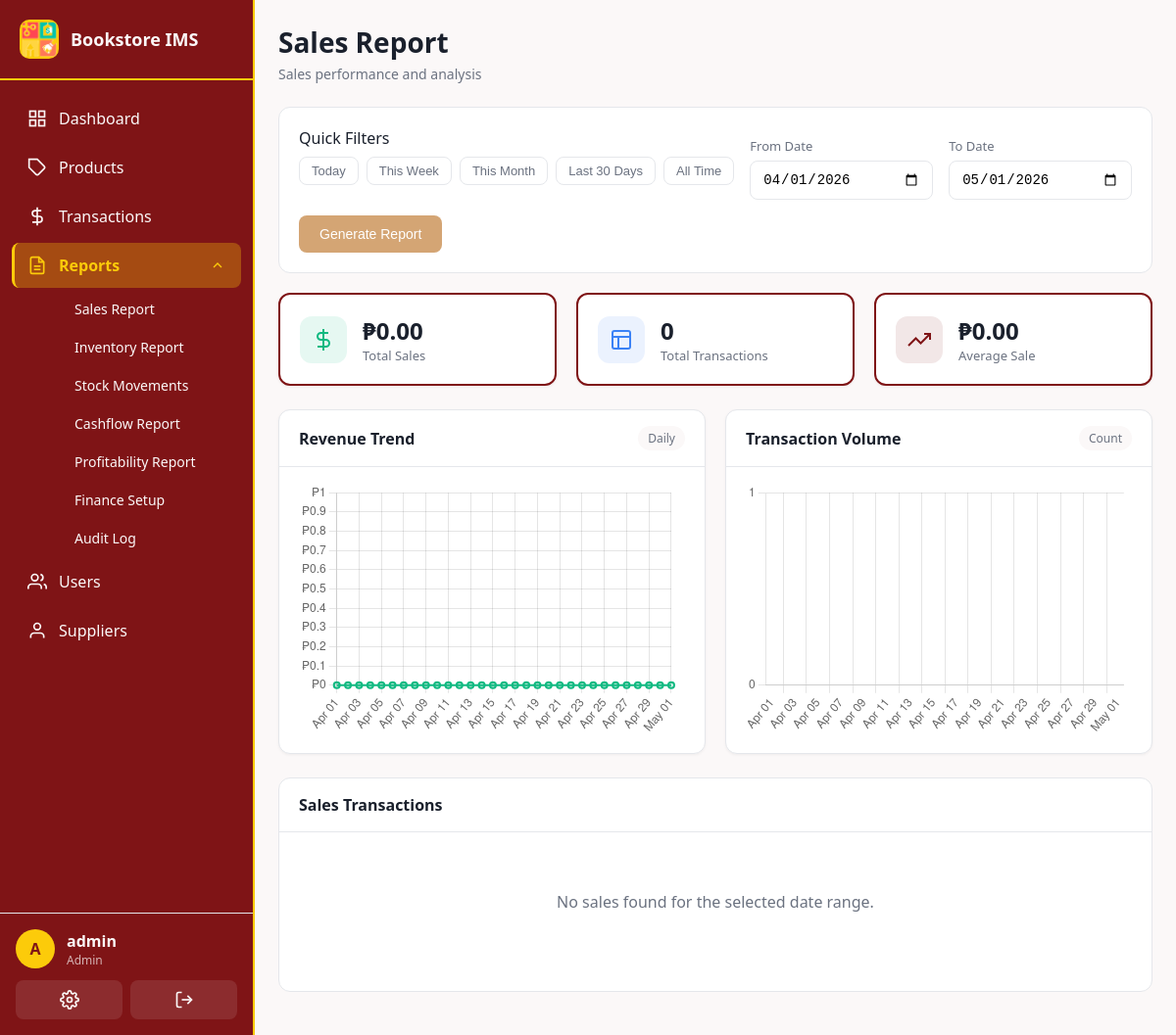
Page /reports/sales (signed in) on the earlier database version.
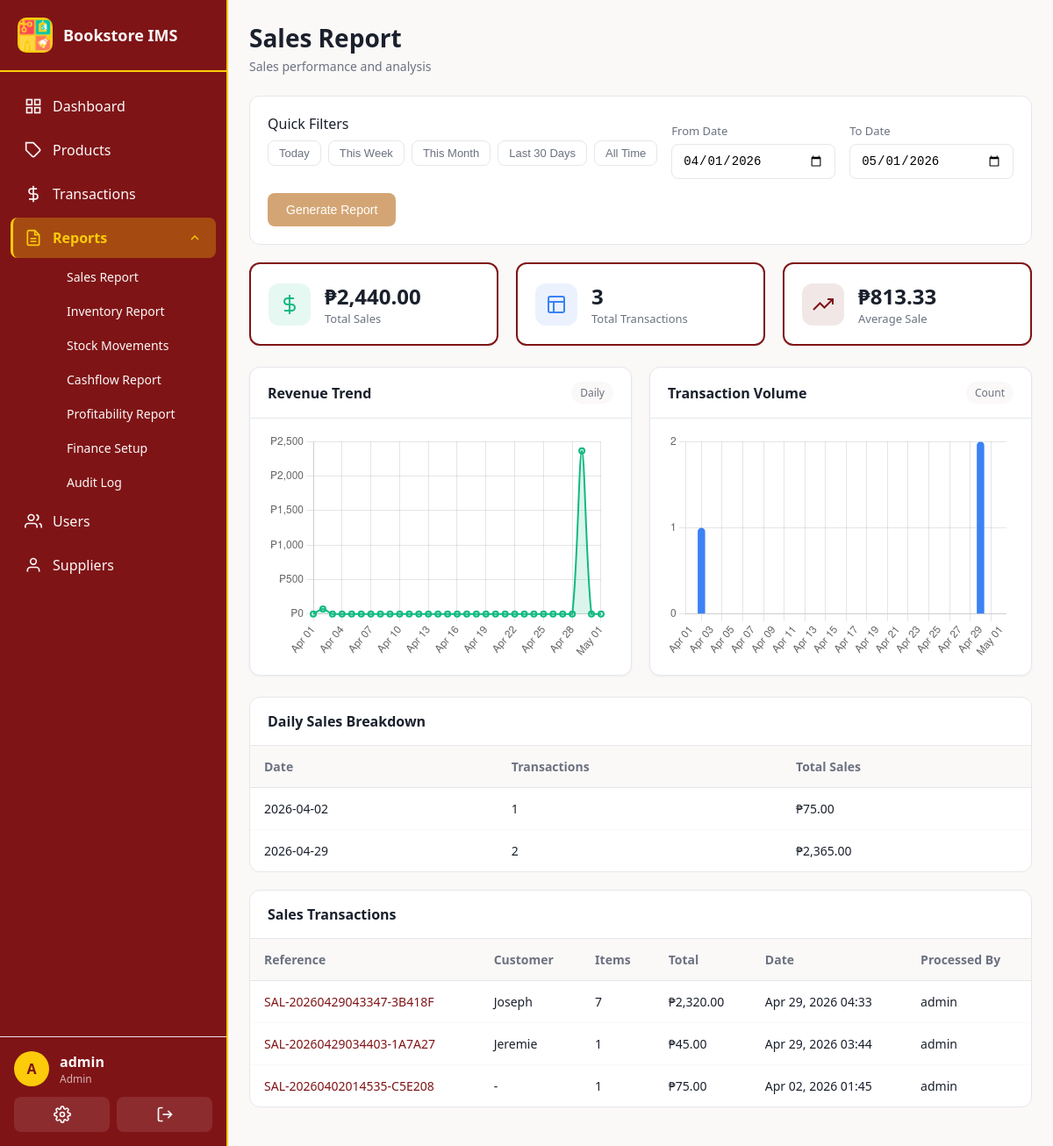
Same page on the later database version.
### app/models.py (models this page shows, shortened)
class Transaction(db.Model):
    __tablename__ = 'transactions'
    id = db.Column(db.Integer, primary_key=True)
    transaction_type = db.Column(db.String(20), nullable=False)  # 'sale' or 'purchase'
    reference_number = db.Column(db.String(50), unique=True, nullable=False)
    user_id = db.Column(db.Integer, db.ForeignKey('users.id'), nullable=False)
    subtotal = db.Column(db.Float, nullable=False, default=0.0)
    tax = db.Column(db.Float, nullable=False, default=0.0)
    discount = db.Column(db.Float, nullable=False, default=0.0)
    total = db.Column(db.Float, nullable=False, default=0.0)
    supplier_id = db.Column(db.Integer, db.ForeignKey('suppliers.id'), nullable=True)
    customer_name = db.Column(db.String(200))
    notes = db.Column(db.Text)
    created_at = db.Column(db.DateTime, default=utc_now)
    items = db.relationship('TransactionItem', backref='transaction', lazy='dynamic', cascade='all, delete-orphan')
    cash_entries = db.relationship('CashLedger', backref='transaction', lazy='dynamic')

class User(UserMixin, db.Model):
    __tablename__ = 'users'
    id = db.Column(db.Integer, primary_key=True)
    username = db.Column(db.String(80), unique=True, nullable=False, index=True)
    email = db.Column(db.String(120), unique=True, nullable=False)
    password_hash = db.Column(db.String(256), nullable=False)
    role = db.Column(db.String(20), nullable=False, default=Role.STAFF)
    is_active = db.Column(db.Boolean, default=True)
    created_at = db.Column(db.DateTime, default=utc_now)
    last_login = db.Column(db.DateTime)
    transactions = db.relationship('Transaction', backref='user', lazy='dynamic')
    audit_logs = db.relationship('AuditLog', backref='user', lazy='dynamic')
    cash_ledger_entries = db.relationship('CashLedger', backref='user', lazy='dynamic')
    def is_admin(self):
        return self.role == Role.ADMIN

### app/routes/reports.py (the view)
@reports_bp.route('/sales')
@login_required
def sales_report():
    date_from = request.args.get('date_from')
    date_to = request.args.get('date_to')
    if not date_from:
        date_from = (datetime.now(UTC) - timedelta(days=30)).strftime('%Y-%m-%d')
    if not date_to:
        date_to = datetime.now(UTC).strftime('%Y-%m-%d')
    try:
        start_date = datetime.strptime(date_from, '%Y-%m-%d')
        end_date = datetime.strptime(date_to, '%Y-%m-%d')
        end_date = datetime.combine(end_date.date(), datetime.max.time())
    except ValueError:
        start_date = datetime.now(UTC) - timedelta(days=30)
        end_date = datetime.now(UTC)
    sales = Transaction.query.filter(
        Transaction.transaction_type == 'sale',
        Transaction.created_at >= start_date,
        Transaction.created_at <= end_date
    ).order_by(Transaction.created_at.desc()).all()
    total_sales = sum(s.total for s in sales)
    total_transactions = len(sales)
    daily_sales = db.session.query(
        func.date(Transaction.created_at).label('date'),
        func.sum(Transaction.total).label('total'),
        func.count(Transaction.id).label('count')
    ).filter(
        Transaction.transaction_type == 'sale',
        Transaction.created_at >= start_date,
        Transaction.created_at <= end_date
    ).group_by(func.date(Transaction.created_at)).all()
    daily_sales_map = {}
    for row in daily_sales:
        row_key = row.date.isoformat() if hasattr(row.date, 'isoformat') else str(row.date)
        daily_sales_map[row_key] = {
            'total': float(row.total or 0),
            'count': int(row.count or 0),
        }
    sales_chart_labels = []
    sales_chart_totals = []
    sales_chart_counts = []
    current_day = start_date.date()
    end_day = end_date.date()
    while current_day <= end_day:
        day_key = current_day.isoformat()
        day_data = daily_sales_map.get(day_key, {'total': 0.0, 'count': 0})
        sales_chart_labels.append(current_day.strftime('%b %d'))
        sales_chart_totals.append(round(day_data['total'], 2))
        sales_chart_counts.append(day_data['count'])
        current_day += timedelta(days=1)
    return render_template('reports/sales.html',
        sales=sales,
        total_sales=total_sales,
        total_transactions=total_transactions,
        daily_sales=daily_sales,
        sales_chart_labels=sales_chart_labels,
        sales_chart_totals=sales_chart_totals,
        sales_chart_counts=sales_chart_counts,
        date_from=date_from,
        date_to=date_to
    )

### app/__init__.py (called while the page is built)
@login_manager.user_loader
def load_user(user_id):
    return db.session.get(User, int(user_id))

### app/templates/reports/sales.html (shortened to what the changed rows need)
{% extends "base.html" %}
{% block content %}
<div class="page-header">
  <div class="page-header-left">
    <h1>Sales Report</h1>
  </div>
</div>
<div class="stats-grid">
  <div class="stat-card">
    <div class="stat-details">
      <span class="stat-value">₱{{ "{:,.2f}".format(total_sales) }}</span>
      <span class="stat-label">Total Sales</span>
    </div>
  </div>
  <div class="stat-card">
    <div class="stat-details">
      <span class="stat-value">{{ total_transactions }}</span>
      <span class="stat-label">Total Transactions</span>
    </div>
  </div>
  <div class="stat-card">
    <div class="stat-details">
      <span class="stat-value">₱{{ "{:,.2f}".format(total_sales / total_transactions if total_transactions > 0 else 0) }}</span>
      <span class="stat-label">Average Sale</span>
    </div>
  </div>
</div>
<div class="analytics-grid">
  <div class="analytics-card">
    <div class="analytics-card-body">
      <div class="chart-canvas-wrap">
        <canvas id="salesRevenueTrendChart"></canvas>
      </div>
    </div>
  </div>
  <div class="analytics-card">
    <div class="analytics-card-body">
      <div class="chart-canvas-wrap">
        <canvas id="salesTransactionVolumeChart"></canvas>
      </div>
    </div>
  </div>
</div>
{% if daily_sales %}
<div class="table-card">
  <div class="card-header">
    <h3>Daily Sales Breakdown</h3>
  </div>
  <table class="data-table priority-table">
    <thead>
      <tr>
        <th class="priority-col-1">Date</th>
        <th class="priority-col-2">Transactions</th>
        <th class="priority-col-1">Total Sales</th>
      </tr>
    </thead>
    <tbody>
      {% for day in daily_sales %}
      <tr>
        <td class="priority-col-1">
          {{ day.date }}
        </td>
        <td class="priority-col-2">{{ day.count }}</td>
        <td class="priority-col-1">₱{{ "{:,.2f}".format(day.total or 0) }}</td>
      </tr>
      {% endfor %}
    </tbody>
  </table>
</div>
{% endif %}
<div class="table-card">
  {% if sales %}
  <table class="data-table priority-table">
    <thead>
      <tr>
        <th class="priority-col-1">Reference</th>
        <th class="priority-col-1">Customer</th>
        <th class="priority-col-3">Items</th>
        <th class="priority-col-1">Total</th>
        <th class="priority-col-2">Date</th>
        <th class="priority-col-3">Processed By</th>
      </tr>
    </thead>
    <tbody>
      {% for sale in sales %}
      <tr>
        <td class="priority-col-1">
          <a href="{{ url_for('transactions.view_transaction', id=sale.id) }}">{{ sale.reference_number }}</a>
        </td>
        <td class="priority-col-1">
          {{ sale.customer_name or '-' }}
        </td>
        <td class="priority-col-3">{{ sale.items.count() }}</td>
        <td class="priority-col-1">₱{{ "{:,.2f}".format(sale.total) }}</td>
        <td class="priority-col-2">{{ sale.created_at.strftime('%b %d, %Y %H:%M') }}</td>
        <td class="priority-col-3">{{ sale.user.username }}</td>
      </tr>
      {% endfor %}
    </tbody>
  </table>
  {% else %}
  <div class="empty-state">
    <p>No sales found for the selected date range.</p>
  </div>
  {% endif %}
</div>
{% endblock %}

Differences in the rows shown:
added Transaction: reference_number "SAL-20260429043347-3B418F", customer_name "Joseph", items.count "7", total "2,320.00", created_at "Apr 29, 2026 04:33", user.username "admin"
added Transaction: reference_number "SAL-20260429034403-1A7A27", customer_name "Jeremie", items.count "1", total "45.00", created_at "Apr 29, 2026 03:44", user.username "admin"
added Transaction: reference_number "SAL-20260402014535-C5E208", customer_name "-", items.count "1", total "75.00", created_at "Apr 02, 2026 01:45", user.username "admin"
Other differences:
{{ "{:,.2f}".format(total_sales) }}: "0.00" → "2,440.00"
{{ total_transactions }}: "0" → "3"
chart data {{ sales_chart_totals | tojson }}: [0.0, 0.0, 0.0, 0.0, 0.0, 0.0, 0.0, 0.0, 0.0, 0.0, 0.0, 0.0, 0.0, 0.0, 0.0, 0.0, 0.0, 0.0, 0.0, 0.0, 0.0, 0.0, 0.0, 0.0, 0.0, 0.0, 0.0, 0.0, 0.0, 0.0, 0.0] → [0.0, 75.0, 0.0, 0.0, 0.0, 0.0, 0.0, 0.0, 0.0, 0.0, 0.0, 0.0, 0.0, 0.0, 0.0, 0.0, 0.0, 0.0, 0.0, 0.0, 0.0, 0.0, 0.0, 0.0, 0.0, 0.0, 0.0, 0.0, 2365.0, 0.0, 0.0]
chart data {{ sales_chart_counts | tojson }}: [0, 0, 0, 0, 0, 0, 0, 0, 0, 0, 0, 0, 0, 0, 0, 0, 0, 0, 0, 0, 0, 0, 0, 0, 0, 0, 0, 0, 0, 0, 0] → [0, 1, 0, 0, 0, 0, 0, 0, 0, 0, 0, 0, 0, 0, 0, 0, 0, 0, 0, 0, 0, 0, 0, 0, 0, 0, 0, 0, 2, 0, 0]
text no longer shown: "0.00 No sales found for the selected date range."
text now shown: "813.33 Daily Sales Breakdown Date Transactions Total Sales Reference Customer Items Total Date Processed By"
new list line: "2026-04-02 1 ₱ 75.00"
new list line: "2026-04-29 2 ₱ 2,365.00"
